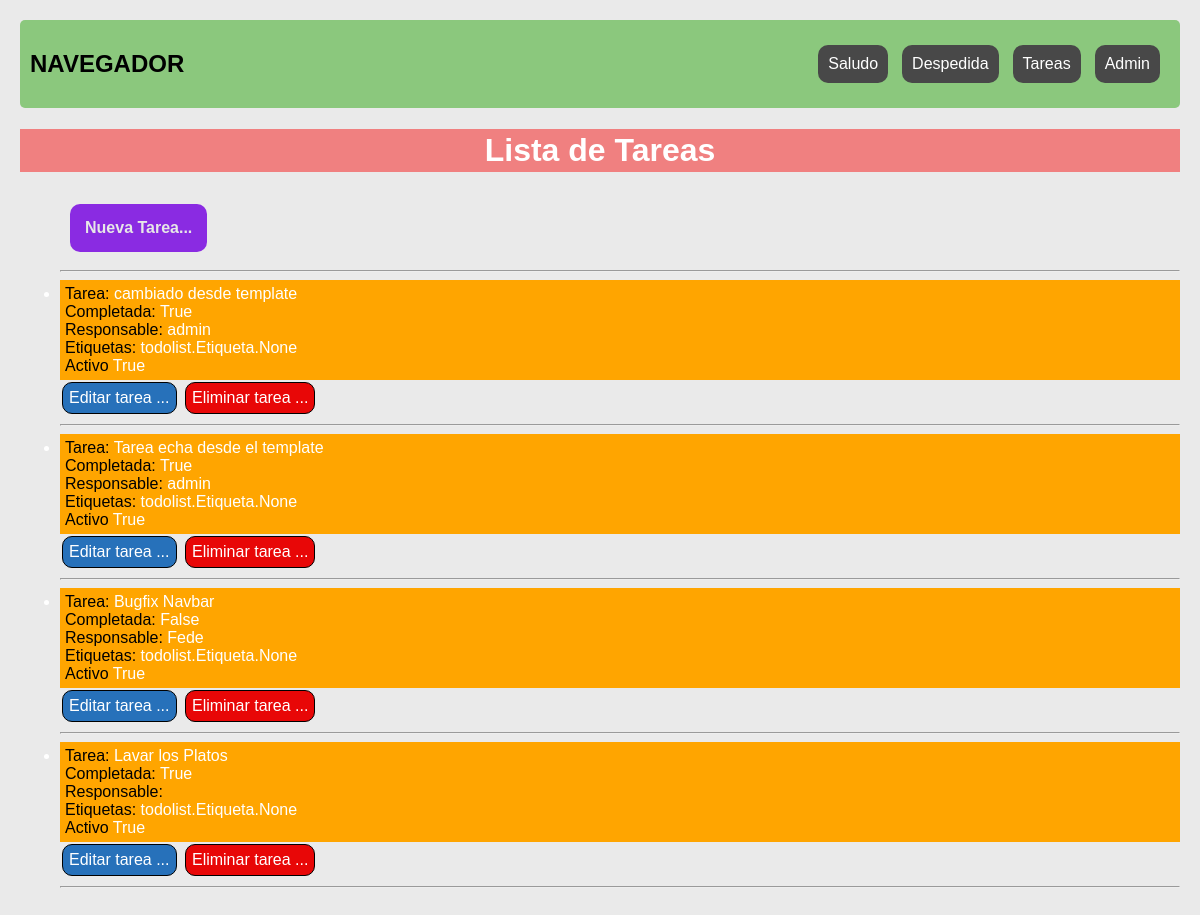
Page /tareas/ on the committed database.
### todolist/models.py (models this page shows, shortened)
class Tarea(models.Model):
    nombre = models.CharField(max_length=100)
    completada = models.BooleanField(
        default=False,
        help_text="la tarea se ha completada o no",
        verbose_name="FINALIZADA",
    )
    fecha_completada = models.DateField()
    fecha_creacion = models.DateTimeField(auto_now=True)
    responsable = models.ForeignKey(
        User,
        on_delete=models.CASCADE,
        related_name="responsable",
        default=None,
        null=True,
        blank=True,
    )
    etiquetas = models.ManyToManyField(
        Etiqueta, default=None, blank=True, null=True, related_name="etiquetas"
    )
    activo = models.BooleanField(
        default=True, help_text="Verdadero si NO esta archivada la tarea "
    )

### todolist/views.py (the view)
# urls.py: path("tareas/", include("todolist.urls")),
def tareas(request):
    tareas = Tarea.objects.filter(activo=True).order_by(
        "-id"
    )  # lo trae desde el ultimo al primero
    return render(request, "todolist/index.html", {"tareas": tareas})

### todolist/templates/todolist/index.html
{% extends 'holamundo/base.html' %}
{% block body %}
<h1>Lista de Tareas</h1>
<ul>
  <a class="nueva" href="{%url 'crear_tarea' %}">Nueva Tarea...</a>
  <hr>
  {% for tarea in tareas %}
  <li><span>Tarea:</span> {{tarea.nombre}} <br><span>Completada:</span> {{tarea.completada}} <br><span>Responsable:</span> {{tarea.responsable.username}} <br><span>Etiquetas:</span> {{tarea.etiquetas}} <br><span>Activo</span> {{tarea.activo}}</li>
  <a class="editar" href="{%url 'editar_tarea' tarea.id %}">Editar tarea ...</a>
  <a class="eliminar" href="{%url 'eliminar_tarea' tarea.id %}">Eliminar tarea ...</a>
  <hr />
  {% endfor %}
</ul>
{% endblock %}

### holamundo/static/holamundo/styles.css (style rules this page uses)
body { font-family: Arial, sans-serif; background-color: #eaeaea; margin: 0; padding: 20px; }
h1 { text-align: center; background-color: lightcoral; color: white; padding: 3px; }
a { margin-right: 10px; text-decoration: none; color: rgb(19, 9, 157); }
li { background-color: orange; padding: 5px; color: white; }
.nueva { background-color: blueviolet; padding: 15px; border-radius: 10px; margin: 10px; display: inline-block; color: rgb(231, 231, 231); font-weight: 700; }
.editar { border: solid 1px black; border-radius: 10px; padding: 6px; margin: 2px; display: inline-block; background-color: rgb(39, 113, 186); color: white; }
li span { color: black; }
.eliminar { border: solid 1px black; border-radius: 10px; padding: 6px; margin: 2px; display: inline-block; background-color: rgb(232, 7, 7); color: white; }

### rows in the picture
Tarea: nombre "cambiado desde template", completada "True", responsable.username "admin", etiquetas "todolist.Etiqueta.None", activo "True"
Tarea: nombre "Tarea echa desde el template", completada "True", responsable.username "admin", etiquetas "todolist.Etiqueta.None", activo "True"
Tarea: nombre "Bugfix Navbar", completada "False", responsable.username "Fede", etiquetas "todolist.Etiqueta.None", activo "True"
Tarea: nombre "Lavar los Platos", completada "True", etiquetas "todolist.Etiqueta.None", activo "True"
